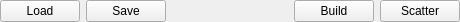
<?xml version="1.0" encoding="UTF-8"?>
<ui version="4.0">
 <class>CodeToolBar</class>
 <widget class="QWidget" name="CodeToolBar">
  <property name="geometry">
   <rect>
    <x>0</x>
    <y>0</y>
    <width>460</width>
    <height>20</height>
   </rect>
  </property>
  <property name="windowTitle">
   <string>Form</string>
  </property>
  <layout class="QHBoxLayout" name="horizontalLayout">
   <property name="leftMargin">
    <number>0</number>
   </property>
   <property name="topMargin">
    <number>0</number>
   </property>
   <property name="rightMargin">
    <number>0</number>
   </property>
   <property name="bottomMargin">
    <number>0</number>
   </property>
   <item>
    <widget class="QPushButton" name="loadButton">
     <property name="text">
      <string>Load</string>
     </property>
    </widget>
   </item>
   <item>
    <widget class="QPushButton" name="saveButton">
     <property name="text">
      <string>Save</string>
     </property>
    </widget>
   </item>
   <item>
    <spacer name="horizontalSpacer_2">
     <property name="orientation">
      <enum>Qt::Horizontal</enum>
     </property>
     <property name="sizeHint" stdset="0">
      <size>
       <width>40</width>
       <height>20</height>
      </size>
     </property>
    </spacer>
   </item>
   <item>
    <widget class="QPushButton" name="buildButton">
     <property name="text">
      <string>Build</string>
     </property>
    </widget>
   </item>
   <item>
    <widget class="QPushButton" name="scatterButton">
     <property name="text">
      <string>Scatter</string>
     </property>
    </widget>
   </item>
  </layout>
 </widget>
 <resources/>
 <connections/>
</ui>
